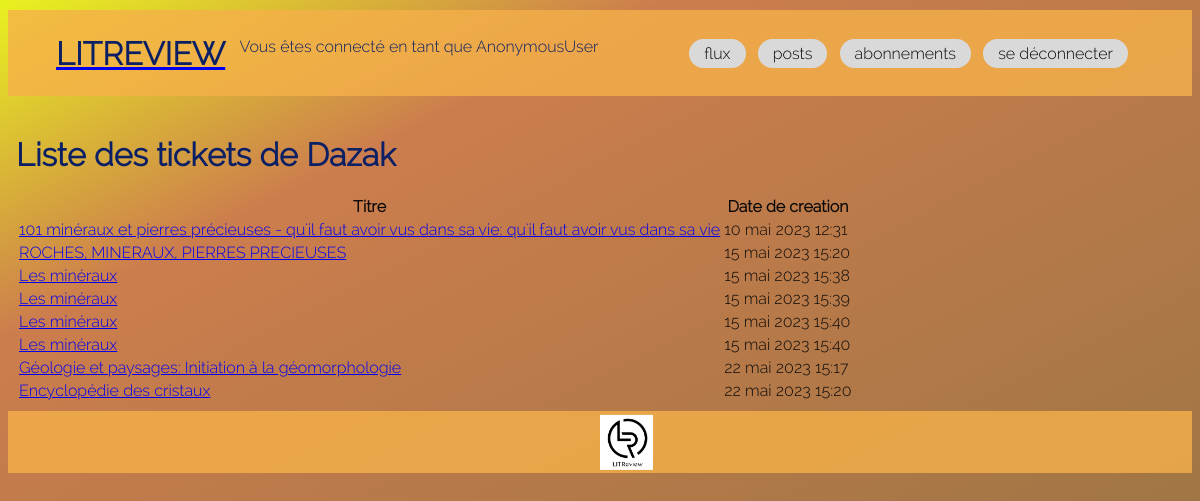
/tickets/5/, run on an earlier commit of the app's database.
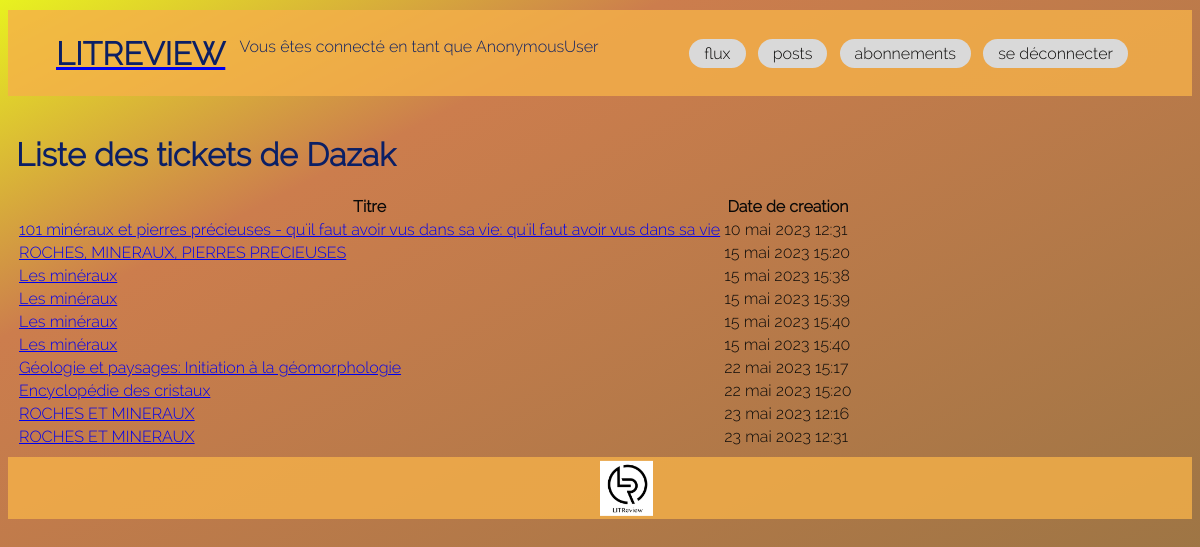
And on a later commit of the database.
### review/models.py (models this page shows, shortened)
class Ticket(models.Model):
    title = models.CharField(max_length=128)
    description = models.TextField(max_length=2048, blank=True)
    user = models.ForeignKey(to=settings.AUTH_USER_MODEL,
                             on_delete=models.CASCADE)
    image = models.ImageField(null=True, blank=True,
                              upload_to='img')
    time_created = models.DateTimeField(auto_now_add=True)
    IMAGE_MAX_SIZE = (200, 200)

### review/views.py (the view)
# urls.py: path('tickets/<int:id>/', views.ticket_list_user, name='ticket_list_user'),
def ticket_list_user(request, id):
    user = get_object_or_404(User, id=id)
    tickets = Ticket.objects.filter(user=user)
    return render(request, 'review/ticket/list_user.html',
                  {'tickets': tickets,
                   'user': user})

### templates/review/ticket/list_user.html (shortened to what this page needs)
{% extends "base.html" %}
{% block content %}
 <h1>Liste des tickets de {{ user.username }}</h1>
 <table>
    <tr>
        <th>Titre</th>
        <th>Date de creation</th>
    </tr>
 {% for ticket in tickets %}
 <tr>
    <td> <a href="{% url 'review:ticket_detail' ticket.id %}">
        {{ ticket.title }}
        </a>
    </td>
    <td>{{ ticket.time_created }}</td>
</tr>
{% endfor %}
</table>
{% endblock %}

What changed in the data, as far as the page shows it:
added Ticket: title "ROCHES ET MINERAUX", time_created "23 mai 2023 12:16"
added Ticket: title "ROCHES ET MINERAUX", time_created "23 mai 2023 12:31"
